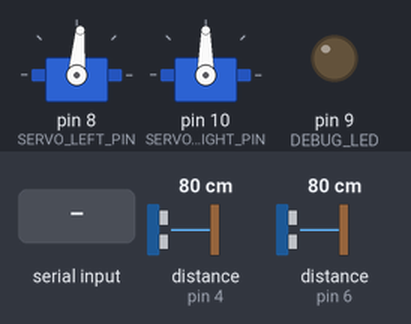
The sketch below on a simulated Arduino Uno, built with avr-gcc and run on an emulated ATmega328P. Shown: 2 × servo, output pins drawn as LEDs (lit = HIGH). The test bench sets the inputs (shaded band); at power-on: distance to the obstacle (sensors on pin 4, pin 6) 80 cm. The echo pulse lasts 58.3 µs per cm.

Above: at 1.2 s.
1.3 s: distance to the obstacle (sensor on pin 4) set to 26 cm
2.8 s: distance to the obstacle (sensor on pin 4) set to 21 cm
At 3.9 s:
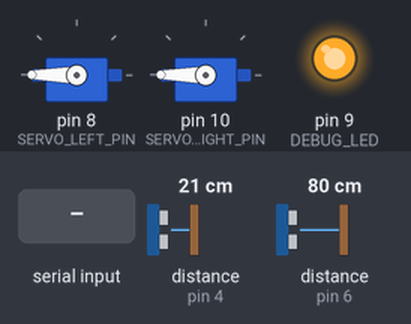
4.4 s: "E" received over Serial
At 5.6 s:
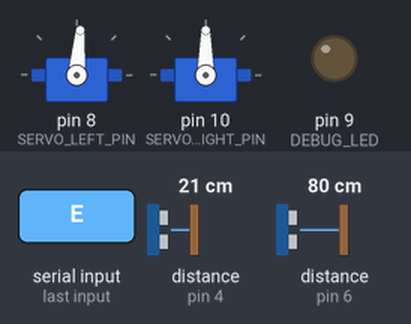
5.9 s: "J" received over Serial
At 6.9 s:
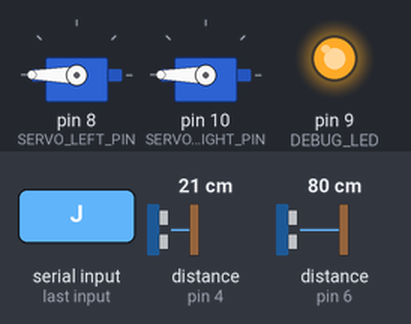
7.5 s: distance to the obstacle (sensor on pin 4) set to 27 cm
9.0 s: distance to the obstacle (sensor on pin 4) set to 34 cm
At 9.5 s:
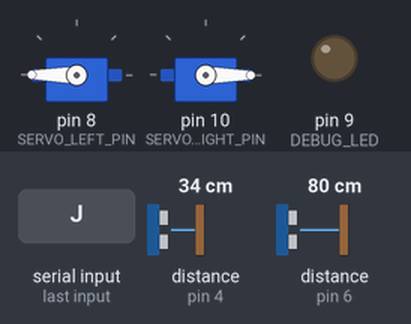
Timing chart, 0 to 11.6 s (numbered marks = the images above; inputs shaded):
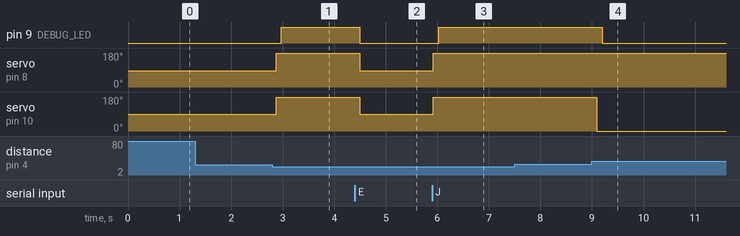

The sketch:

RoverDriver.ino
```cpp
#include <Servo.h>
#include <NewPing.h>

// Servo control lines (orange)
#define SERVO_LEFT_PIN 8
#define SERVO_RIGHT_PIN 10

// Values that completely stop the servos
#define SERVO_LEFT_STOP 85
#define SERVO_RIGHT_STOP 90

// Values that move the rover forward in a straight line
#define SERVO_LEFT_FORWARD 180
#define SERVO_RIGHT_FORWARD 0
#define SERVO_LEFT_BACKWARD 0
#define SERVO_RIGHT_BACKWARD 180

// Ultrasonic sensor pins
#define SENSOR0_TRIGGER_PIN 3
#define SENSOR0_ECHO_PIN 4
#define SENSOR1_TRIGGER_PIN 5
#define SENSOR1_ECHO_PIN 6
#define MAX_DISTANCE 300 // Maximum distance we want to ping for (in centimeters). Maximum sensor distance is rated at 400-500cm.

#define DEBUG_LED 9

Servo servo_left, servo_right;
NewPing sonar0(SENSOR0_TRIGGER_PIN, SENSOR0_ECHO_PIN, MAX_DISTANCE);
NewPing sonar1(SENSOR1_TRIGGER_PIN, SENSOR1_ECHO_PIN, MAX_DISTANCE);

int left_obstacle_distance;
int right_obstacle_distance;
bool automaticMode;
bool isRotating;

void setup()
{
  // Attach servos and default to stopped mode
  servo_left.attach(SERVO_LEFT_PIN);
  servo_left.write(SERVO_LEFT_STOP);
  servo_right.attach(SERVO_RIGHT_PIN);
  servo_right.write(SERVO_RIGHT_STOP);

  // Set up IR receiver
  Serial.begin(1200);

  // Start in manual mode
  automaticMode = true;

  pinMode(DEBUG_LED, OUTPUT);
}

void loop()
{
  digitalWrite(DEBUG_LED, isRotating);

  receiveRemoteCommands();

  if (automaticMode)
  {
    left_obstacle_distance = sonar0.ping_cm();
    delay(10);
    right_obstacle_distance = sonar1.ping_cm();

    if (!isRotating) {
      if (isClose(right_obstacle_distance) && !isClose(left_obstacle_distance)) {
        rotateLeft();
      }
      else if (isClose(left_obstacle_distance) && !isClose(right_obstacle_distance)) {
        rotateRight();
      }
    }
    else if (isFar(left_obstacle_distance) && isFar(right_obstacle_distance)) {
      moveForward();
    }

    delay(100);
  }
  else {
    stop();
  }
}

bool isClose(int distance) {
  return (distance < 25 && distance > 0);
}

bool isFar(int distance) {
  return (distance > 30);
}

void receiveRemoteCommands()
{
  if (Serial.available())
  {
    char code = Serial.read();
    Serial.flush();
    if (code == 'J')
    {
      automaticMode = true;
    }
    if (code == 'E')
    {
      automaticMode = false;
    }
  }
}

void moveForward()
{
  servo_left.write(SERVO_LEFT_FORWARD);
  servo_right.write(SERVO_RIGHT_FORWARD);
  isRotating = false;
}

void stop()
{
  servo_left.write(SERVO_LEFT_STOP);
  servo_right.write(SERVO_RIGHT_STOP);
  isRotating = false;
}

void rotateRight()
{
  servo_left.write(SERVO_LEFT_FORWARD);
  servo_right.write(SERVO_RIGHT_BACKWARD);
  isRotating = true;
}

void rotateLeft()
{
  servo_left.write(SERVO_LEFT_BACKWARD);
  servo_right.write(SERVO_RIGHT_FORWARD);
  isRotating = true;
}
```

Measured:
- the behaviour switches between 25 and 24 cm on distance to the obstacle (sensor on pin 4) (found by bisection; images 0 and 1)
- the behaviour switches between 30 and 31 cm on distance to the obstacle (sensor on pin 4) (found by bisection; images 3 and 4)
- after the input at 1.3 s, every drawn part: stays the same
- after the input at 2.8 s, pin 9 (DEBUG_LED): LOW → HIGH after 0.17 s; servo on pin 8 (SERVO_LEFT_PIN): 85° → 180° after 0.07 s; servo on pin 10 (SERVO_RIGHT_PIN): 90° → 180° after 0.07 s
- after the input at 4.4 s, pin 9 (DEBUG_LED): HIGH → LOW after 0.10 s; servo on pin 8 (SERVO_LEFT_PIN): 180° → 85° after 0.10 s; servo on pin 10 (SERVO_RIGHT_PIN): 180° → 90° after 0.10 s
- after the input at 5.9 s, pin 9 (DEBUG_LED): LOW → HIGH after 0.13 s; servo on pin 8 (SERVO_LEFT_PIN): 85° → 180° at once; servo on pin 10 (SERVO_RIGHT_PIN): 90° → 180° at once
- after the input at 7.5 s, every drawn part: stays the same
- after the input at 9.0 s, pin 9 (DEBUG_LED): HIGH → LOW after 0.20 s; servo on pin 10 (SERVO_RIGHT_PIN): 180° → 0° after 0.10 s
